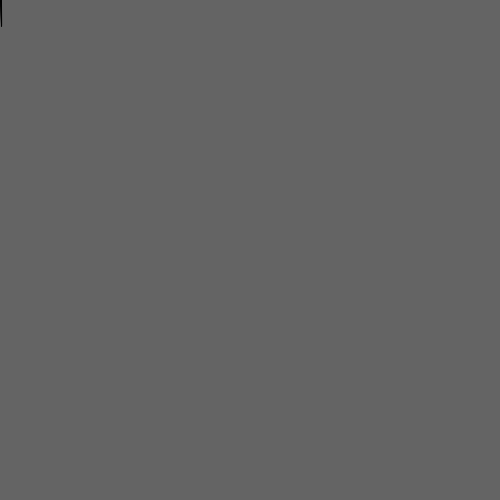
Frame 1 (no input)
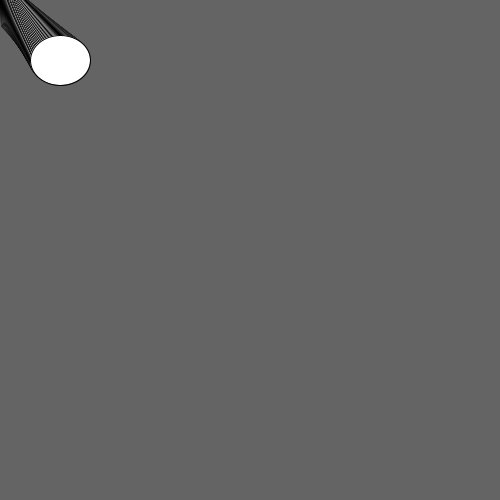
Frame 60 (the mouse pressed at the canvas centre just before this capture)
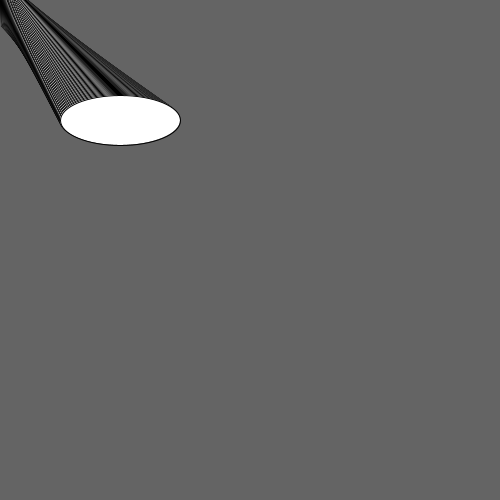
Frame 120 (the mouse held since frame 60 and released just before this capture)

The Processing sketch that drew these frames (run headless with seeded random() and noise(); from frame 60 on, the mouse is pressed at the canvas centre):

// Processing sketch: Class6_03_MovingWithFrameCount
// ── Class6_03_MovingWithFrameCount.pde
void setup(){
  size(500,500);
  frameRate(20);
  background(100);
}

void draw(){
  ellipse(frameCount,frameCount,frameCount,50);
}
